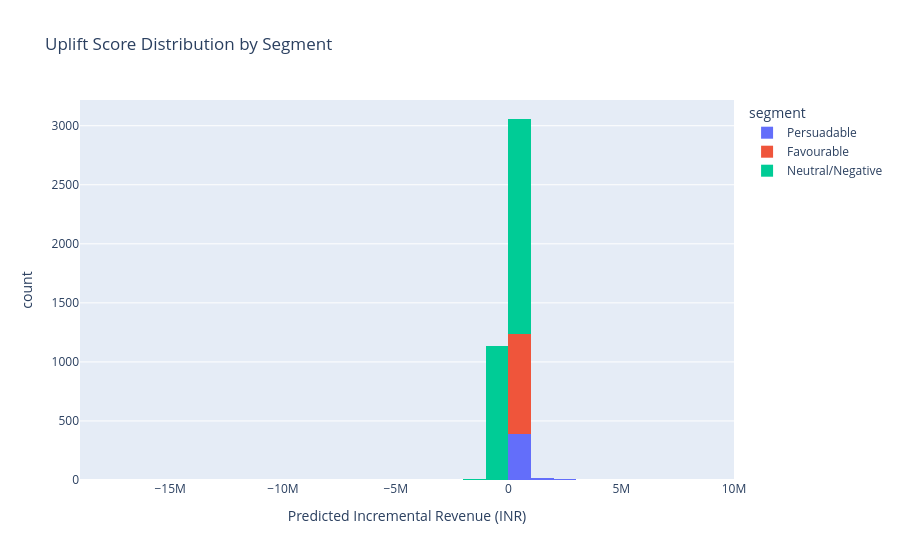

The notebook cell saved with this chart:
### Code cell
fig = px.histogram(uplift, x='uplift_score', nbins=50, color='segment',
                   title='Uplift Score Distribution by Segment',
                   labels={'uplift_score': 'Predicted Incremental Revenue (INR)'})
fig.show()

### Figure 1 — Plotly figure (JSON) as saved in the notebook; plotly's stock layout.template omitted (floating-point values rounded to 4 significant figures; data arrays with more than 128 entries replaced by an {"elided": "..."} marker saying what was removed)
{"data": [{"bingroup": "x", "hovertemplate": "segment=Persuadable<br>Predicted Incremental Revenue (INR)=%{x}<br>count=%{y}<extra></extra>", "legendgroup": "Persuadable", "marker": {"color": "#636efa", "pattern": {"shape": ""}}, "name": "Persuadable", "nbinsx": 50, "orientation": "v", "showlegend": true, "type": "histogram", "x": {"elided": "424 float values"}, "xaxis": "x", "yaxis": "y"}, {"bingroup": "x", "hovertemplate": "segment=Favourable<br>Predicted Incremental Revenue (INR)=%{x}<br>count=%{y}<extra></extra>", "legendgroup": "Favourable", "marker": {"color": "#EF553B", "pattern": {"shape": ""}}, "name": "Favourable", "nbinsx": 50, "orientation": "v", "showlegend": true, "type": "histogram", "x": {"elided": "849 float values"}, "xaxis": "x", "yaxis": "y"}, {"bingroup": "x", "hovertemplate": "segment=Neutral/Negative<br>Predicted Incremental Revenue (INR)=%{x}<br>count=%{y}<extra></extra>", "legendgroup": "Neutral/Negative", "marker": {"color": "#00cc96", "pattern": {"shape": ""}}, "name": "Neutral/Negative", "nbinsx": 50, "orientation": "v", "showlegend": true, "type": "histogram", "x": {"elided": "2971 float values"}, "xaxis": "x", "yaxis": "y"}], "layout": {"barmode": "relative", "legend": {"title": {"text": "segment"}, "tracegroupgap": 0}, "title": {"text": "Uplift Score Distribution by Segment"}, "xaxis": {"anchor": "y", "domain": [0.0, 1.0], "title": {"text": "Predicted Incremental Revenue (INR)"}}, "yaxis": {"anchor": "x", "domain": [0.0, 1.0], "title": {"text": "count"}}}}
